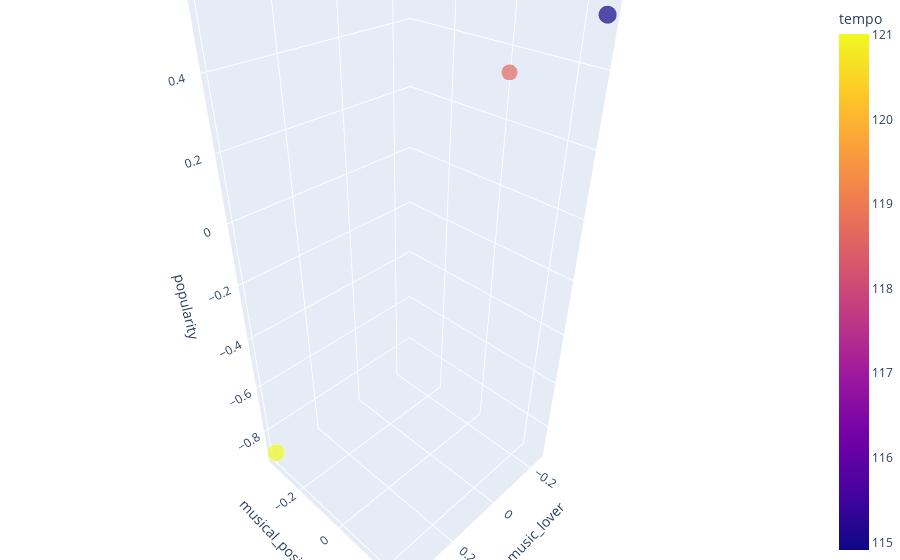

The notebook cell this image was saved under:
### Code cell
fig = px.scatter_3d(user_average_data, x = 'dance_music_lover', y = 'musical_positiveness', z = 'popularity', color = 'tempo', size = 'genres', size_max = 18,
                    opacity = 0.7)

fig.update_layout(margin = dict(l=0, r=0, b=0, t=0))

### Figure 1 — Plotly figure (JSON) as saved in the notebook; plotly's stock layout.template omitted (floating-point values rounded to 4 significant figures)
{"data": [{"hovertemplate": "dance_music_lover=%{x}<br>musical_positiveness=%{y}<br>popularity=%{z}<br>genres=%{marker.size}<br>tempo=%{marker.color}<extra></extra>", "legendgroup": "", "marker": {"color": [118.7, 114.9, 121.0], "coloraxis": "coloraxis", "opacity": 0.7, "size": [37, 47, 42], "sizemode": "area", "sizeref": 0.1451, "symbol": "circle"}, "mode": "markers", "name": "", "scene": "scene", "showlegend": false, "type": "scatter3d", "x": [-0.1453, -0.25, 0.3953], "y": [0.08757, 0.2638, -0.3514], "z": [0.3791, 0.5247, -0.9038]}], "layout": {"coloraxis": {"colorbar": {"title": {"text": "tempo"}}, "colorscale": [[0, "#0d0887"], [0.1111, "#46039f"], [0.2222, "#7201a8"], [0.3333, "#9c179e"], [0.4444, "#bd3786"], [0.5556, "#d8576b"], [0.6667, "#ed7953"], [0.7778, "#fb9f3a"], [0.8889, "#fdca26"], [1, "#f0f921"]]}, "legend": {"itemsizing": "constant", "tracegroupgap": 0}, "margin": {"b": 0, "l": 0, "r": 0, "t": 0}, "scene": {"domain": {"x": [0, 1], "y": [0, 1]}, "xaxis": {"title": {"text": "dance_music_lover"}}, "yaxis": {"title": {"text": "musical_positiveness"}}, "zaxis": {"title": {"text": "popularity"}}}}}
